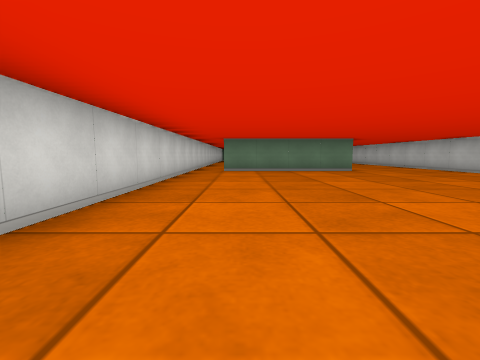
view 1 (above)

13 first-person views from a walk through a cub3D ray-caster map. The camera is about half as high as the walls, tilts 6° down and sees 90° across. The floor is counted in squares. Each view is taken from the middle of a square. On the plan, view 1 faces up. The plan holds only what a view shows up to about 9 squares ahead; the rest is blank.

view 2
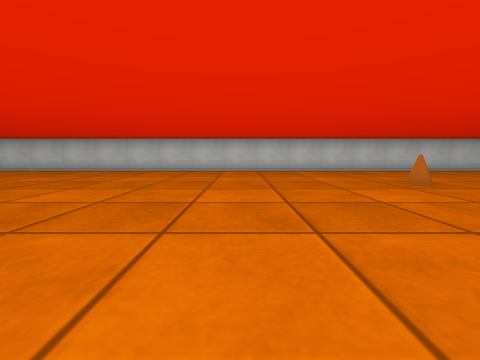

view 3
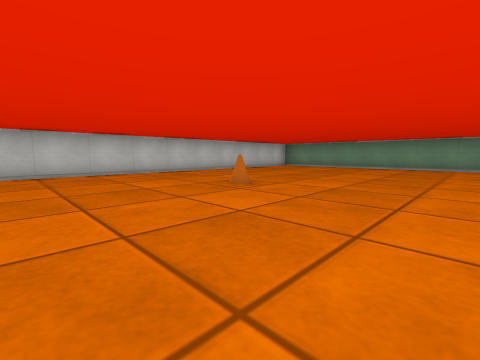

view 4
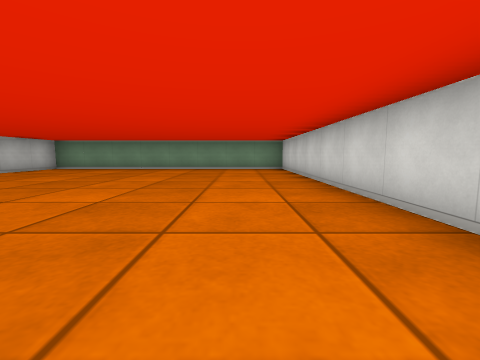

view 5
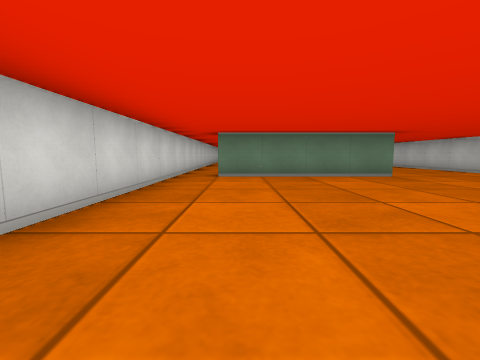

view 6
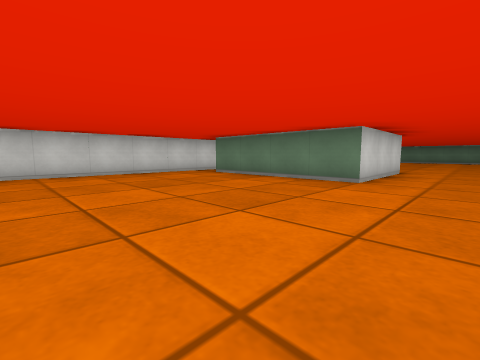

view 7
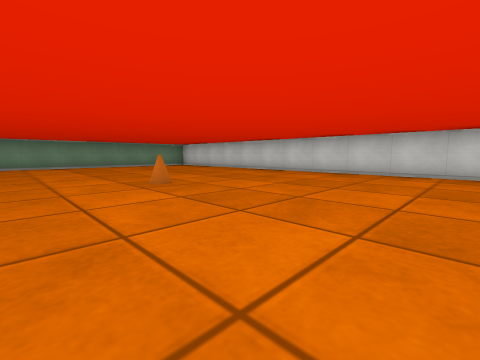

view 8
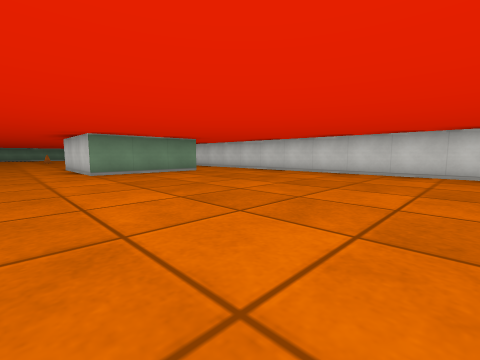

view 9
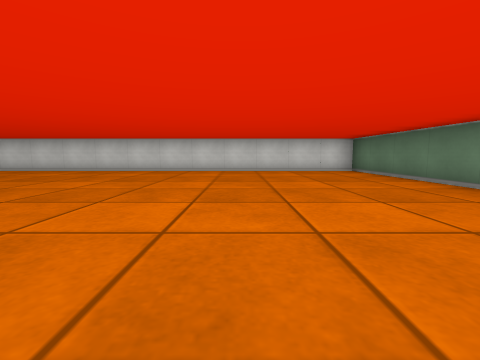

view 10
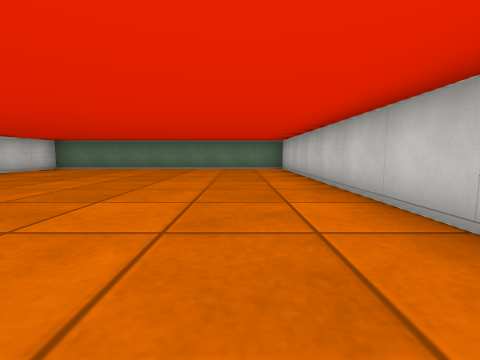

view 11
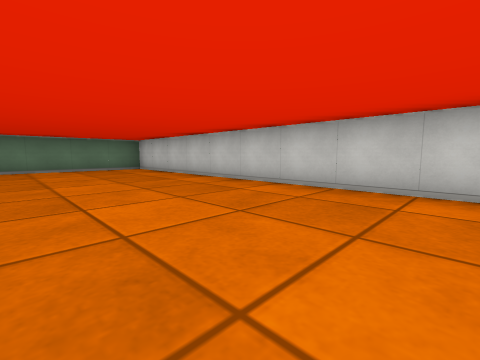

view 12
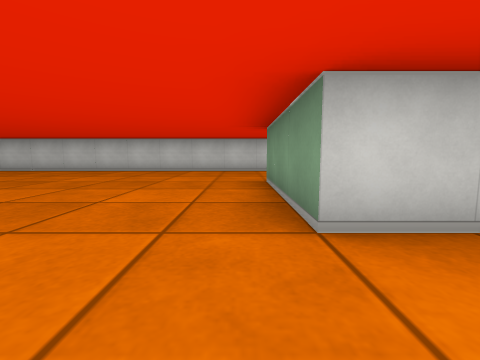

view 13
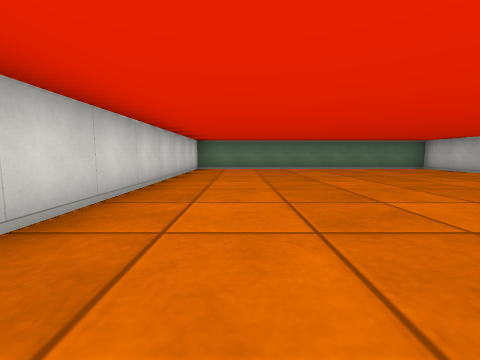

### Floor plan
Points are (right, up) in squares from view 1. A wall is a line through its corners. A room is listed if a view was taken in it or the views show most of it. See-through windows are left out.
Room 1 (views 1, 2, 3, 4, 5, 6, 7)
walls: (-1.5, 8.5) (-1.5, -7.5) (6.5, -7.5) (6.5, 10.5); (3.5, 10.5) (3.5, 7.5) (-0.5, 7.5)
ways out: opening at (-1, 8) to room 2; opening at (5, 10) to room 2
objects: cone (3, -1)
Room 2 (views 8, 9, 10, 11, 12, 13)
walls: (0.5, 9.4) (0.5, 10.5) (3.5, 10.5); (6.5, 10.5) (6.5, 20.5) (-1.5, 20.5) (-1.5, 8.5)
ways out: opening at (-1, 8) to room 1; opening at (5, 10) to room 1

Where each view was taken, in squares from view 1:
view 1: 0 up, 0 right, facing up
view 2: 2 up, 1 left, facing right
view 3: 2 up, 0 right, facing down-right
view 4: 1 up, 0 right, facing down
view 5: 2 up, 0 right, facing up
view 6: 3 up, 5 right, facing up-left
view 7: 3 up, 5 right, facing down-left
view 8: 17 up, 5 right, facing down-left
view 9: 17 up, 6 right, facing left
view 10: 12 up, 5 right, facing up
view 11: 12 up, 3 right, facing up-right
view 12: 11 up, 1 left, facing right
view 13: 12 up, 0 right, facing up
